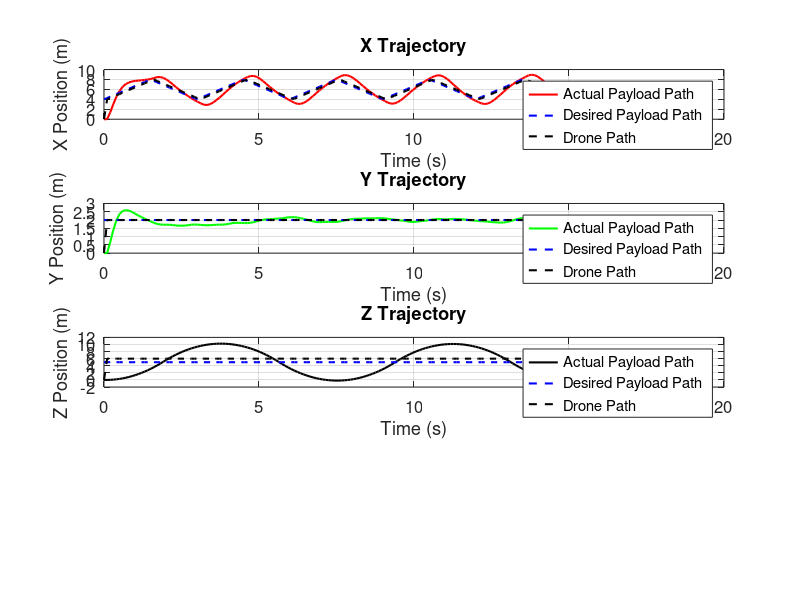
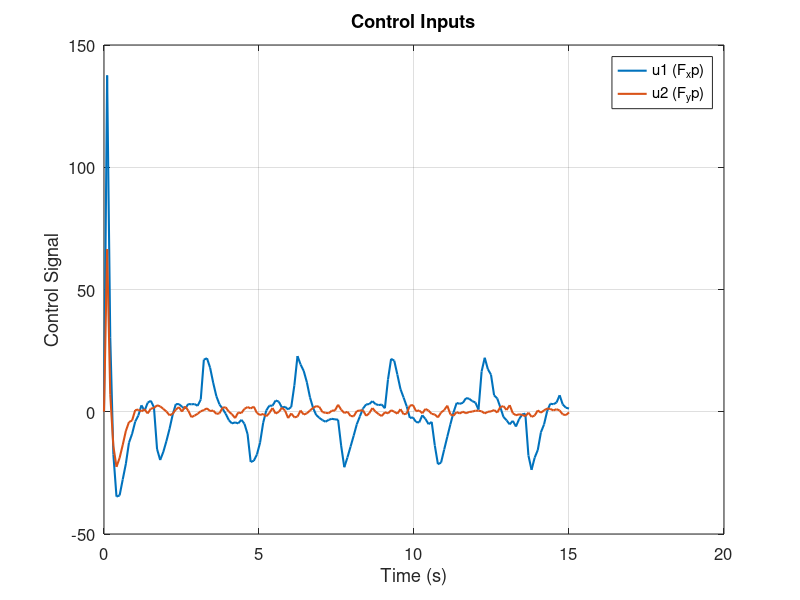
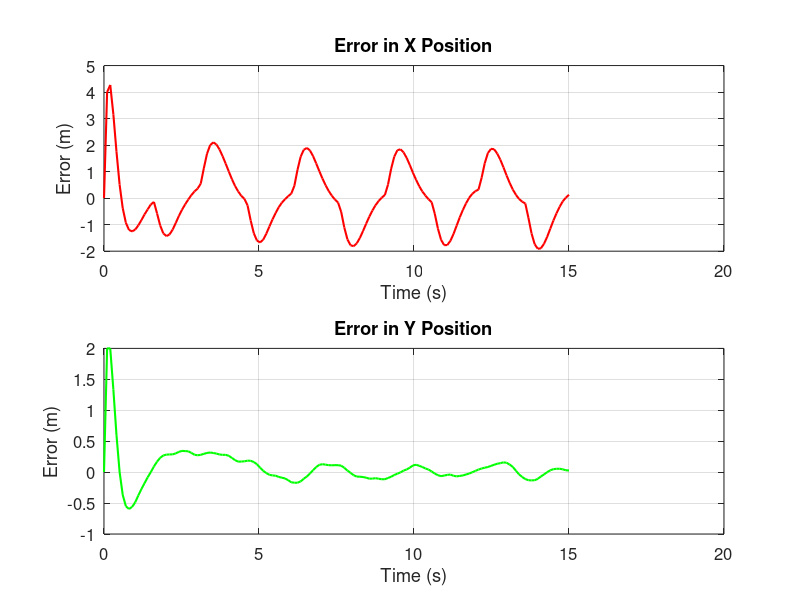
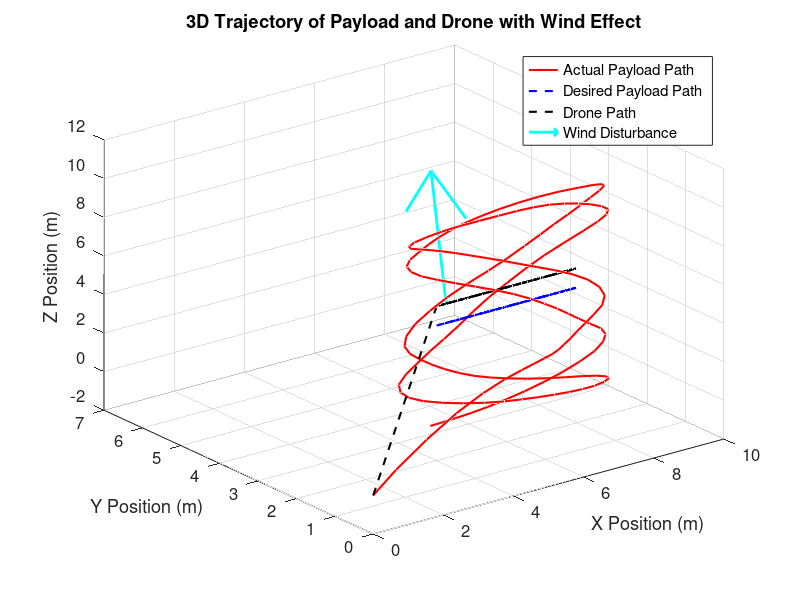

Source code (MATLAB) for these figures, in order:
% Initialize workspace variables
t = linspace(0, 15, 150); % Time vector from 0 to 15 seconds

% Desired drone trajectory waypoints
waypoints = [
    4, 2, 6;
    8, 2, 6;
    4, 2, 6;
    8, 2, 6;
    4, 2, 6;
    8, 2, 6;
    4, 2, 6;
    8, 2, 6;
    4, 2, 6;
    8, 2, 6;
    4, 2, 6;
];

% Time spent at each waypoint (oscillating between positions for 15 seconds)
waypoint_times = linspace(0, 15, size(waypoints, 1));

% Interpolate between waypoints
x_drone_des = interp1(waypoint_times, waypoints(:,1), t, 'linear', 'extrap');
y_drone_des = interp1(waypoint_times, waypoints(:,2), t, 'linear', 'extrap');
z_drone_des = interp1(waypoint_times, waypoints(:,3), t, 'linear', 'extrap');

% Sampling time and constants
T_s = 0.1; % Sampling time
g = 9.81; % Gravity
m_payload = 1; % Mass of the payload
m_drone = 5; % Mass of the drone
l_cable = 1; % Length of the cable

% Wind parameters
wind_min_speed_knots = 5; % Minimum wind speed in knots
wind_max_speed_knots = 10; % Maximum wind speed in knots
wind_min_speed_mps = wind_min_speed_knots * 0.51444; % Convert knots to m/s
wind_max_speed_mps = wind_max_speed_knots * 0.51444; % Convert knots to m/s

% Wind disturbance parameters
wind_disturbance_mean_knots = 4; % Peak of the Gaussian distribution in knots
wind_disturbance_mean_mps = wind_disturbance_mean_knots * 0.51444; % Convert knots to m/s
wind_disturbance_std_mps = 1; % Standard deviation for the Gaussian distribution in m/s

% Initial conditions
theta = 0; % Initial assumption
phi = 0; % Initial assumption

% Calculate the desired payload trajectory based on the drone's waypoints
x_payload_des = x_drone_des - l_cable * sin(theta) * cos(phi);
y_payload_des = y_drone_des - l_cable * sin(phi);
z_payload_des = z_drone_des - l_cable * cos(theta) * cos(phi);

% Desired payload trajectory
x_des = x_payload_des;
y_des = y_payload_des;
z_des = z_payload_des;

% State-space matrices for payload dynamics
A_d = [
    1,  T_s, 0,   0,  0,  0,  0,  0,  0,  0;
    0,  1,   0,   0,  0,  0,  T_s * (-g * sin(theta) * cos(phi) / cos(theta)), 0,  0,  0;
    0,  0,   1,   T_s, 0,  0,  0,  0,  T_s * (-g * sin(phi) / cos(theta)), 0;
    0,  0,   0,   1,   0,  0,  0,  0,  0,  0;
    0,  0,   0,   0,   1,  T_s, 0,  0,  0,  0;
    0,  0,   0,   0,   0,  1,  0,  0,  0,  0;
    0,  0,   0,   0,   0,  0,  1,  T_s, 0,  0;
    0,  0,   0,   0,   0,  0,  0,  1,  T_s * (-m_payload * g * l_cable * sin(phi) / (m_payload * g)), 0;
    0,  0,   0,   0,   0,  0,  0,  0,  1,  T_s;
    0,  0,   0,   0,   0,  0,  T_s * (m_payload * g * l_cable * tan(theta) * cos(phi) / (m_payload * g)), 0,  0,  1
];

B_d = [
    0,  0, 0;
    T_s * (1/m_payload), 0, 0;
    0,  0, 0;
    0,  T_s * (1/m_payload), 0;
    0,  0, 0;
    0,  0, T_s/m_payload;
    0,  0, 0;
    0,  0, 0;
    0,  0, 0;
    0,  0, 0
];

C = eye(10); % 10x10 Identity matrix
D = zeros(10, 3); % 10x3 Zero matrix (updated for 3 control inputs)

% PID controller parameters (tuning required)
Kp = [5; 5; 5]; % Proportional gain for X, Y, and Z
Ki = [2; 2; 2]; % Integral gain for X, Y, and Z
Kd = [3; 3; 3]; % Derivative gain for X, Y, and Z

% Initialize state vectors
x = zeros(10, length(t)); % Payload state
u = zeros(3, length(t)); % Control input vector with 3 inputs (for u1, u2, u3)
e_int = zeros(3, length(t)); % Error integral
e_prev = zeros(3, length(t)); % Previous error

% Initialize drone position
x_drone = x_drone_des(1);
y_drone = y_drone_des(1);
z_drone = z_drone_des(1);

% Pre-allocate arrays for plotting
x_drone_positions = zeros(1, length(t));
y_drone_positions = zeros(1, length(t));
z_drone_positions = zeros(1, length(t));

% Error arrays for plotting
error_x = zeros(1, length(t));
error_y = zeros(1, length(t));

for k = 1:length(t)-1
    % Wind disturbance generation using Gaussian distribution
    wind_disturbance = normrnd(wind_disturbance_mean_mps, wind_disturbance_std_mps, 2, 1); % Random disturbance in x and y directions

    % Update drone position based on desired trajectory (without wind disturbance for drone)
    x_drone = x_drone_des(k);
    y_drone = y_drone_des(k);
    z_drone = z_drone_des(k);
    
    % Store drone positions for plotting
    x_drone_positions(k+1) = x_drone;
    y_drone_positions(k+1) = y_drone;
    z_drone_positions(k+1) = z_drone;

    % Calculate the payload's desired position in relation to the drone
    x_payload_des = x_drone - l_cable * sin(theta) * cos(phi);
    y_payload_des = y_drone - l_cable * sin(phi);
    z_payload_des = z_drone - l_cable * cos(theta) * cos(phi);

    % Error calculation
    x_actual = x(1, k);
    y_actual = x(3, k);
    z_actual = x(5, k);
    
    e = [x_payload_des - x_actual; y_payload_des - y_actual; z_payload_des - z_actual];
    e_dot = (e - e_prev(:, k)) / T_s;
    e_int(:, k+1) = e_int(:, k) + e * T_s;
    
    % PID control law for x, y, and z
    u1 = Kp(1) * e(1) + Ki(1) * e_int(1, k) + Kd(1) * e_dot(1);
    u2 = Kp(2) * e(2) + Ki(2) * e_int(2, k) + Kd(2) * e_dot(2);
    u3 = Kp(3) * e(3) + Ki(3) * e_int(3, k) + Kd(3) * e_dot(3);
    
    % Ensure u1, u2, and u3 do not exceed physical limits
    max_force = 150; % Example maximum force (adjust as needed)
    u1 = min(max(u1, -max_force), max_force);
    u2 = min(max(u2, -max_force), max_force);
    max_thrust = 3; % Example maximum thrust (adjust as needed)
    u3 = min(max(u3, -max_thrust), max_thrust);

    % Add wind disturbance effect to control inputs
    u1 = u1 - wind_disturbance(1);
    u2 = u2 - wind_disturbance(2);

    u(:, k+1) = [u1; u2; u3];

    % State update based on control inputs
    x(:, k+1) = A_d * x(:, k) + B_d * u(:, k+1);
    
    % Update previous error
    e_prev(:, k+1) = e;
    
    % Store errors for plotting
    error_x(k+1) = e(1);
    error_y(k+1) = e(2);
end

% Plotting the results
figure('Position', [100, 100, 800, 600]);
subplot(4, 1, 1);
plot(t, x(1, :), 'r', 'LineWidth', 1.5);
hold on;
plot(t, x_des, 'b--', 'LineWidth', 1.5);
plot(t, x_drone_positions, 'k--', 'LineWidth', 1.5);
title('X Trajectory', 'FontSize', 14);
xlabel('Time (s)', 'FontSize', 12);
ylabel('X Position (m)', 'FontSize', 12);
legend('Actual Payload Path', 'Desired Payload Path', 'Drone Path', 'FontSize', 10);
grid on;
set(gca, 'FontSize', 12);

subplot(4, 1, 2);
plot(t, x(3, :), 'g', 'LineWidth', 1.5);
hold on;
plot(t, y_des, 'b--', 'LineWidth', 1.5);
plot(t, y_drone_positions, 'k--', 'LineWidth', 1.5);
title('Y Trajectory', 'FontSize', 14);
xlabel('Time (s)', 'FontSize', 12);
ylabel('Y Position (m)', 'FontSize', 12);
legend('Actual Payload Path', 'Desired Payload Path', 'Drone Path', 'FontSize', 10);
grid on;
set(gca, 'FontSize', 12);

subplot(4, 1, 3);
plot(t, x(5, :), 'k', 'LineWidth', 1.5);
hold on;
plot(t, z_des, 'b--', 'LineWidth', 1.5);
plot(t, z_drone_positions, 'k--', 'LineWidth', 1.5);
title('Z Trajectory', 'FontSize', 14);
xlabel('Time (s)', 'FontSize', 12);
ylabel('Z Position (m)', 'FontSize', 12);
legend('Actual Payload Path', 'Desired Payload Path', 'Drone Path', 'FontSize', 10);
grid on;
set(gca, 'FontSize', 12);

% Plotting control inputs
figure('Position', [100, 100, 800, 600]);
plot(t, u(1,:), 'LineWidth', 1.5);
hold on;
plot(t, u(2,:), 'LineWidth', 1.5);
title('Control Inputs', 'FontSize', 14);
xlabel('Time (s)', 'FontSize', 12);
ylabel('Control Signal', 'FontSize', 12);
legend('u1 (F_xp)', 'u2 (F_yp)', 'FontSize', 10);
grid on;
set(gca, 'FontSize', 12);

% Plotting error in X and Y
figure('Position', [100, 100, 800, 600]);
subplot(2, 1, 1);
plot(t, error_x, 'r', 'LineWidth', 1.5);
title('Error in X Position', 'FontSize', 14);
xlabel('Time (s)', 'FontSize', 12);
ylabel('Error (m)', 'FontSize', 12);
grid on;
set(gca, 'FontSize', 12);

subplot(2, 1, 2);
plot(t, error_y, 'g', 'LineWidth', 1.5);
title('Error in Y Position', 'FontSize', 14);
xlabel('Time (s)', 'FontSize', 12);
ylabel('Error (m)', 'FontSize', 12);
grid on;
set(gca, 'FontSize', 12);

% Combined 3D Plot of Payload and Drone
figure('Position', [100, 100, 800, 600]);
plot3(x(1, :), x(3, :), x(5, :), 'r', 'LineWidth', 1.5);
hold on;
plot3(x_des, y_des, z_des, 'b--', 'LineWidth', 1.5);
plot3(x_drone_positions, y_drone_positions, z_drone_positions, 'k--', 'LineWidth', 1.5);

% Plot wind disturbance at the final position of the drone
wind_disturbance_final = normrnd(wind_disturbance_mean_mps, wind_disturbance_std_mps, 2, 1); % Final wind disturbance
quiver3(x_drone_positions(end), y_drone_positions(end), z_drone_positions(end), wind_disturbance_final(1), wind_disturbance_final(2), 0, 2, 'c', 'LineWidth', 2);

legend('Actual Payload Path', 'Desired Payload Path', 'Drone Path', 'Wind Disturbance', 'FontSize', 10);
grid on;
title('3D Trajectory of Payload and Drone with Wind Effect', 'FontSize', 14);
xlabel('X Position (m)', 'FontSize', 12);
ylabel('Y Position (m)', 'FontSize', 12);
zlabel('Z Position (m)', 'FontSize', 12);
set(gca, 'FontSize', 12);
